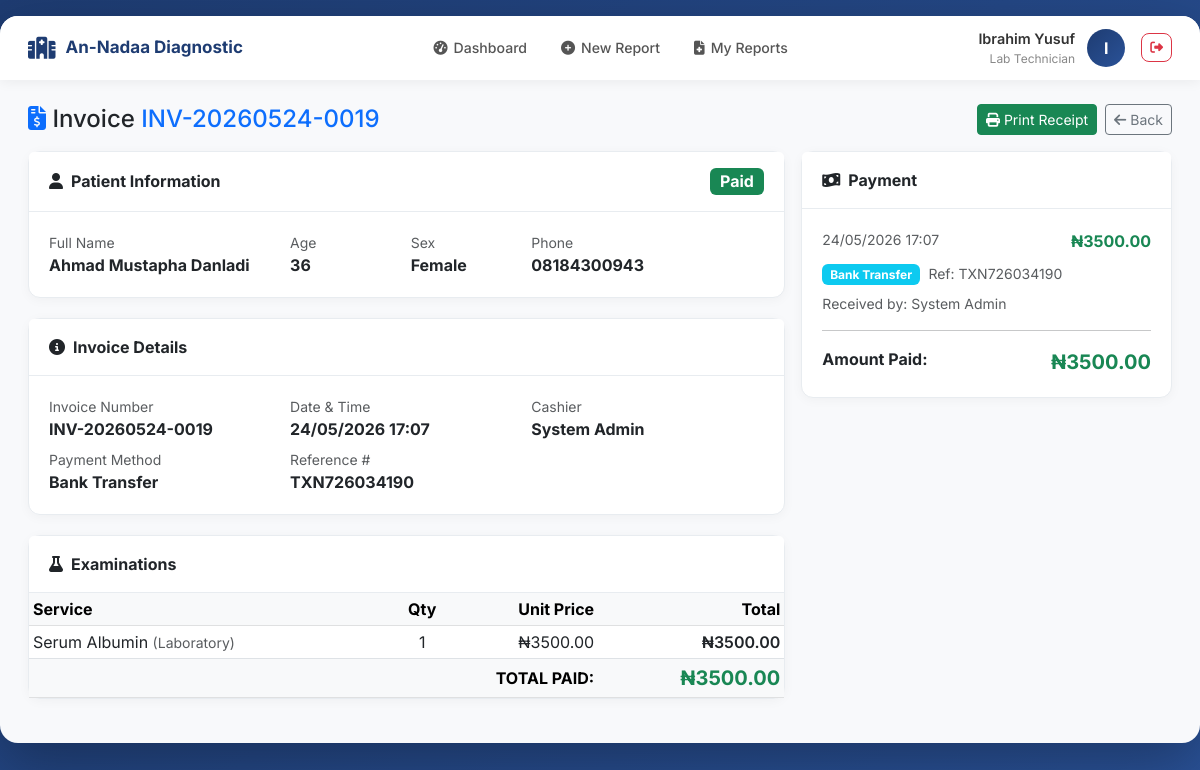
The page /invoices/141/ (signed in) on the database its author committed.
### apps/accounts/models.py (models this page shows, shortened)
class User(AbstractUser):
    ROLE_CHOICES = [
        ('ADMIN', 'Administrator'),
        ('CASHIER', 'Cashier'),
        ('DOCTOR', 'Doctor'),
        ('LAB_TECH', 'Lab Technician'),
    ]
    role = models.CharField(max_length=20, choices=ROLE_CHOICES, default='CASHIER')
    phone_number = models.CharField(max_length=20, blank=True)
    class Meta:
        ordering = ['-date_joined']
    @property
    def is_admin(self):
        return self.role == 'ADMIN'
    @property
    def is_cashier(self):
        return self.role == 'CASHIER'
    @property
    def is_doctor(self):
        return self.role == 'DOCTOR'
    @property
    def is_lab_tech(self):
        return self.role == 'LAB_TECH'

### apps/invoices/models.py (models this page shows, shortened)
class Invoice(models.Model):
    STATUS_CHOICES = [
        ('PAID', 'Paid'),
        ('CANCELLED', 'Cancelled'),
    ]
    PAYMENT_METHODS = [
        ('CASH', 'Cash'),
        ('TRANSFER', 'Bank Transfer'),
        ('CARD', 'Card'),
    ]
    SEX_CHOICES = [
        ('M', 'Male'),
        ('F', 'Female'),
    ]
    invoice_number = models.CharField(max_length=50, unique=True, editable=False)
    surname = models.CharField(max_length=100, verbose_name='Surname')
    first_name = models.CharField(max_length=100, verbose_name='First Name')
    other_names = models.CharField(max_length=100, blank=True, verbose_name='Other Names')
    age = models.CharField(max_length=10, verbose_name='Age')
    sex = models.CharField(max_length=1, choices=SEX_CHOICES, verbose_name='Sex')
    phone_number = models.CharField(max_length=20, verbose_name='Phone Number')
    referral = models.ForeignKey(
        Referral,
        on_delete=models.SET_NULL,
        null=True,
        blank=True,
        related_name='invoices',
        verbose_name='Referred By',
    )
    total_amount = models.DecimalField(max_digits=10, decimal_places=2, default=0)
    discount = models.DecimalField(max_digits=10, decimal_places=2, default=0,
                                   validators=[MinValueValidator(0)])
    amount_paid = models.DecimalField(max_digits=10, decimal_places=2, default=0)
    payment_method = models.CharField(max_length=20, choices=PAYMENT_METHODS, default='CASH')
    reference_number = models.CharField(
        max_length=100, blank=True, null=True,
        help_text='Reference number for Transfer or Card payments'
    )
    status = models.CharField(max_length=20, choices=STATUS_CHOICES, default='PAID')
    notes = models.TextField(blank=True, null=True)
    qr_code = models.ImageField(upload_to='qr_codes/', blank=True, null=True)
    created_by = models.ForeignKey(
        settings.AUTH_USER_MODEL,
        on_delete=models.PROTECT,
        related_name='created_invoices',
    )
    created_at = models.DateTimeField(auto_now_add=True)
    updated_at = models.DateTimeField(auto_now=True)
    class Meta:
        ordering = ['-created_at']
    @property
    def full_name(self):
        parts = [self.surname, self.first_name]
        if self.other_names:
            parts.append(self.other_names)
        return ' '.join(parts)

class InvoiceItem(models.Model):
    invoice = models.ForeignKey(Invoice, on_delete=models.CASCADE, related_name='items')
    service = models.ForeignKey(Service, on_delete=models.PROTECT)
    quantity = models.IntegerField(default=1, validators=[MinValueValidator(1)])
    unit_price = models.DecimalField(max_digits=10, decimal_places=2)
    total_price = models.DecimalField(max_digits=10, decimal_places=2, editable=False)
    created_at = models.DateTimeField(auto_now_add=True)

class Payment(models.Model):
    PAYMENT_METHODS = [
        ('CASH', 'Cash'),
        ('TRANSFER', 'Bank Transfer'),
        ('CARD', 'Card'),
    ]
    invoice = models.ForeignKey(Invoice, on_delete=models.PROTECT, related_name='payments')
    amount = models.DecimalField(
        max_digits=10, decimal_places=2, validators=[MinValueValidator(0.01)]
    )
    payment_method = models.CharField(max_length=20, choices=PAYMENT_METHODS)
    reference_number = models.CharField(max_length=100, blank=True, null=True)
    payment_date = models.DateTimeField(default=timezone.now)
    notes = models.TextField(blank=True, null=True)
    received_by = models.ForeignKey(
        settings.AUTH_USER_MODEL,
        on_delete=models.PROTECT,
        related_name='processed_payments',
    )
    created_at = models.DateTimeField(auto_now_add=True)
    class Meta:
        ordering = ['-payment_date']

### apps/services/models.py (models this page shows, shortened)
class Service(models.Model):
    name = models.CharField(max_length=200)
    category = models.ForeignKey(
        ServiceCategory,
        on_delete=models.SET_NULL,
        null=True,
        blank=True,
        related_name='services'
    )
    price = models.DecimalField(
        max_digits=10,
        decimal_places=2,
        validators=[MinValueValidator(0)]
    )
    is_active = models.BooleanField(default=True)
    requires_report = models.BooleanField(
        default=False,
        help_text="Does this service require a medical report?"
    )
    report_template = models.JSONField(
        default=dict,
        blank=True,
        help_text="JSON template for report parameters"
    )
    created_at = models.DateTimeField(auto_now_add=True)
    updated_at = models.DateTimeField(auto_now=True)
    class Meta:
        ordering = ['name']

class ServiceCategory(models.Model):
    name = models.CharField(max_length=100)
    description = models.TextField(blank=True)
    created_at = models.DateTimeField(auto_now_add=True)
    class Meta:
        verbose_name_plural = "Service Categories"

### apps/invoices/views.py (the view)
# urls.py: path('<int:pk>/', views.invoice_detail, name='detail'),
@login_required
def invoice_detail(request, pk):
    invoice = get_object_or_404(
        Invoice.objects.select_related('created_by', 'referral')
                       .prefetch_related('items__service', 'payments__received_by'),
        pk=pk
    )
    if request.user.is_cashier and invoice.created_by != request.user:
        messages.error(request, 'You can only view your own invoices.')
        return redirect('invoices:list')
    return render(request, 'invoices/detail.html', {'invoice': invoice})

### templates/invoices/detail.html (shortened to what this page needs)
{% extends 'base.html' %}
{% block content %}
<div class="d-flex justify-content-between align-items-center mb-3">
    <h4 class="mb-0">
        <i class="fas fa-file-invoice-dollar text-primary"></i>
        Invoice <span class="text-primary">{{ invoice.invoice_number }}</span>
    </h4>
    <div class="d-flex gap-2">
        <a href="{% url 'invoices:receipt' invoice.id %}" class="btn btn-success btn-sm" target="_blank">
            <i class="fas fa-print"></i> Print Receipt
        </a>
        <a href="{% url 'invoices:list' %}" class="btn btn-outline-secondary btn-sm">
            <i class="fas fa-arrow-left"></i> Back
        </a>
    </div>
</div>
<div class="row g-3">
    <div class="col-md-8">
        <div class="card">
            <div class="card-header d-flex justify-content-between align-items-center">
                <strong><i class="fas fa-user me-2"></i>Patient Information</strong>
                <span class="badge {% if invoice.status == 'PAID' %}bg-success{% else %}bg-secondary{% endif %} fs-6">
                    {{ invoice.get_status_display }}
                </span>
            </div>
            <div class="card-body">
                <div class="row g-2">
                    <div class="col-6 col-md-4">
                        <small class="text-muted d-block">Full Name</small>
                        <strong>{{ invoice.full_name }}</strong>
                    </div>
                    <div class="col-6 col-md-2">
                        <small class="text-muted d-block">Age</small>
                        <strong>{{ invoice.age }}</strong>
                    </div>
                    <div class="col-6 col-md-2">
                        <small class="text-muted d-block">Sex</small>
                        <strong>{{ invoice.get_sex_display }}</strong>
                    </div>
                    <div class="col-6 col-md-4">
                        <small class="text-muted d-block">Phone</small>
                        <strong>{{ invoice.phone_number }}</strong>
                    </div>
                </div>
            </div>
        </div>
        <div class="card">
            <div class="card-header"><strong><i class="fas fa-info-circle me-2"></i>Invoice Details</strong></div>
            <div class="card-body">
                <div class="row g-2">
                    <div class="col-6 col-md-4">
                        <small class="text-muted d-block">Invoice Number</small>
                        <strong>{{ invoice.invoice_number }}</strong>
                    </div>
                    <div class="col-6 col-md-4">
                        <small class="text-muted d-block">Date &amp; Time</small>
                        <strong>{{ invoice.created_at|date:"d/m/Y H:i" }}</strong>
                    </div>
                    <div class="col-6 col-md-4">
                        <small class="text-muted d-block">Cashier</small>
                        <strong>{{ invoice.created_by.get_full_name|default:invoice.created_by.username }}</strong>
                    </div>
                    <div class="col-6 col-md-4">
                        <small class="text-muted d-block">Payment Method</small>
                        <strong>{{ invoice.get_payment_method_display }}</strong>
                    </div>
                    {% if invoice.reference_number %}
                    <div class="col-6 col-md-4">
                        <small class="text-muted d-block">Reference #</small>
                        <strong>{{ invoice.reference_number }}</strong>
                    </div>
                    {% endif %}
                </div>
            </div>
        </div>
        <div class="card">
            <div class="card-header"><strong><i class="fas fa-flask me-2"></i>Examinations</strong></div>
            <div class="card-body p-0">
                <div class="table-responsive">
                    <table class="table table-sm mb-0">
                        <thead class="table-light">
                            <tr>
                                <th>Service</th>
                                <th class="text-center">Qty</th>
                                <th class="text-end">Unit Price</th>
                                <th class="text-end">Total</th>
                            </tr>
                        </thead>
                        <tbody>
                            {% for item in invoice.items.all %}
                            <tr>
                                <td>{{ item.service.name }}
                                    {% if item.service.category %}
                                    <small class="text-muted">({{ item.service.category.name }})</small>
                                    {% endif %}
                                </td>
                                <td class="text-center">{{ item.quantity }}</td>
                                <td class="text-end">₦{{ item.unit_price|floatformat:2 }}</td>
                                <td class="text-end fw-semibold">₦{{ item.total_price|floatformat:2 }}</td>
                            </tr>
                            {% endfor %}
                        </tbody>
                        <tfoot class="table-light">
                            <tr>
                                <th colspan="3" class="text-end">TOTAL PAID:</th>
                                <th class="text-end fs-5 text-success">₦{{ invoice.total_amount|floatformat:2 }}</th>
                            </tr>
                        </tfoot>
                    </table>
                </div>
            </div>
        </div>
    </div>
    <div class="col-md-4">
        <div class="card">
            <div class="card-header"><strong><i class="fas fa-money-bill-wave me-2"></i>Payment</strong></div>
            <div class="card-body">
                {% for payment in invoice.payments.all %}
                <div class="d-flex justify-content-between mb-2">
                    <span class="text-muted small">{{ payment.payment_date|date:"d/m/Y H:i" }}</span>
                    <strong class="text-success">₦{{ payment.amount|floatformat:2 }}</strong>
                </div>
                <div class="mb-2">
                    <span class="badge
                        {% if payment.payment_method == 'CASH' %}bg-success
                        {% elif payment.payment_method == 'TRANSFER' %}bg-info
                        {% else %}bg-warning text-dark{% endif %}">
                        {{ payment.get_payment_method_display }}
                    </span>
                    {% if payment.reference_number %}
                    <small class="text-muted ms-1">Ref: {{ payment.reference_number }}</small>
                    {% endif %}
                </div>
                <div class="text-muted small">Received by: {{ payment.received_by.get_full_name|default:payment.received_by.username }}</div>
                {% empty %}
                <p class="text-muted">No payment recorded.</p>
                {% endfor %}
                <hr>
                <div class="d-flex justify-content-between">
                    <strong>Amount Paid:</strong>
                    <strong class="text-success fs-5">₦{{ invoice.amount_paid|floatformat:2 }}</strong>
                </div>
            </div>
        </div>
    </div>
</div>
{% endblock %}

### templates/base.html (shortened to what this page needs)
<!DOCTYPE html>
<html lang="en">
<head>
    <link href="https://cdn.jsdelivr.net/npm/bootstrap@5.3.0/dist/css/bootstrap.min.css" rel="stylesheet">
    <link rel="stylesheet" href="https://cdnjs.cloudflare.com/ajax/libs/font-awesome/6.4.0/css/all.min.css">
    <link href="https://cdn.jsdelivr.net/npm/select2@4.1.0-rc.0/dist/css/select2.min.css" rel="stylesheet">
    <link href="https://cdn.jsdelivr.net/npm/select2-bootstrap-5-theme@1.3.0/dist/select2-bootstrap-5-theme.min.css" rel="stylesheet">
</head>
<body>
<div class="app-container">
    {% if user.is_authenticated %}
    <nav class="navbar-custom">
        <a class="nav-brand" href="{% url 'dashboard:home' %}">
            <i class="fas fa-hospital-alt"></i>
            <span>An-Nadaa Diagnostic</span>
        </a>
        <div class="nav-menu">
            <a href="{% url 'dashboard:home' %}" class="nav-item">
                <i class="fas fa-tachometer-alt"></i> Dashboard
            </a>
            {% if user.is_admin %}
                <a href="{% url 'invoices:list' %}" class="nav-item">
                    <i class="fas fa-file-invoice-dollar"></i> Invoices
                </a>
                <a href="{% url 'invoices:create' %}" class="nav-item">
                    <i class="fas fa-plus-circle"></i> New Invoice
                </a>
                <a href="{% url 'services:list' %}" class="nav-item">
                    <i class="fas fa-flask"></i> Services
                </a>
                <a href="{% url 'reports:list' %}" class="nav-item">
                    <i class="fas fa-file-medical"></i> Reports
                </a>
                <a href="{% url 'accounts:user_list' %}" class="nav-item">
                    <i class="fas fa-users-cog"></i> Users
                </a>
            {% elif user.is_lab_tech %}
                <a href="{% url 'reports:create' %}" class="nav-item">
                    <i class="fas fa-plus-circle"></i> New Report
                </a>
                <a href="{% url 'reports:list' %}" class="nav-item">
                    <i class="fas fa-file-medical"></i> My Reports
                </a>
            {% endif %}
        </div>
        <div class="user-profile">
            <div class="user-info">
                <div class="user-name">{{ user.get_full_name|default:user.username }}</div>
                <div class="user-role">{{ user.get_role_display }}</div>
            </div>
            <div class="user-avatar">
                {{ user.get_full_name|first|default:user.username|first|upper }}
            </div>
            <a href="{% url 'accounts:logout' %}" class="btn btn-sm btn-outline-danger ms-1"
               onclick="return confirm('Log out?')" style="border-radius:8px; font-size:.8rem;">
                <i class="fas fa-sign-out-alt"></i>
            </a>
        </div>
    </nav>
    {% endif %}
    <div class="main-content">
        {% block content %}{% endblock %}
    </div>
</div>
</body>
</html>

### rows shown on the page
User: get_full_name "Ibrahim Yusuf", role "Lab Technician", get_full_name|first "I"
Invoice: invoice_number "INV-20260524-0019", status "Paid", full_name "Ahmad Mustapha Danladi", age "36", sex "Female", phone_number "08184300943", created_at "24/05/2026 17:07", created_by.get_full_name "System Admin", payment_method "Bank Transfer", reference_number "TXN726034190", total_amount "3500.00", amount_paid "3500.00"
InvoiceItem: service.name "Serum Albumin", service.category.name "Laboratory", quantity "1", unit_price "3500.00", total_price "3500.00"
Payment: payment_date "24/05/2026 17:07", amount "3500.00", payment_method "Bank Transfer", reference_number "TXN726034190", received_by.get_full_name "System Admin"
